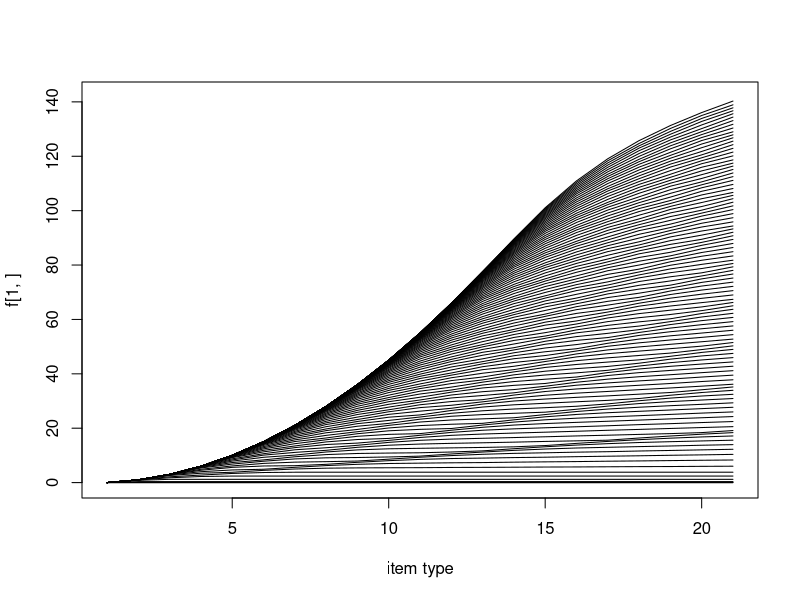
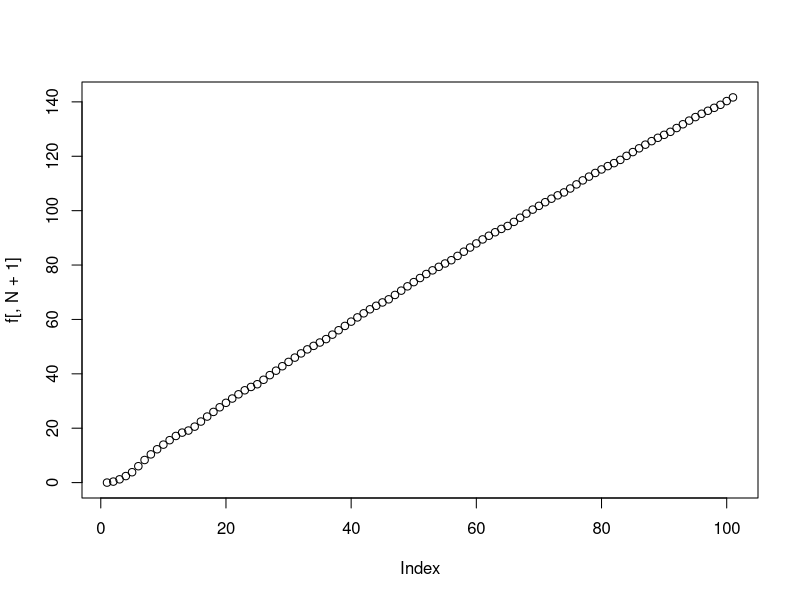
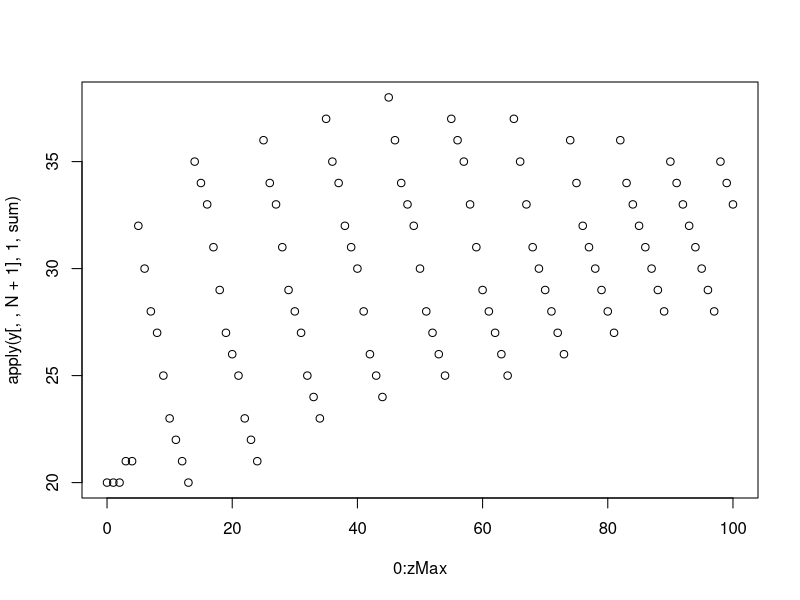

R code for these plots, in order:
# this is a code that resembles the flow chart in Figure 22
# and corresponding problem of allocation of production resources across N production units
# production in each of unit is characterized by the market specifics,
# determined by the competition value a and potential market size, v

# this is a version extended by the application of lagrange multiplier as in formula 23.1 page 58

g <- function(x, v_i, a_i, yMax, lambda) {
  auxiliaryY <- matrix(0, yMax + 1, 1)
  
  for (y in 0:yMax) {
    auxiliaryY[y + 1, 1] <-
      (v_i * (1   -   (1 - exp(-a_i /  (
        x + y
      ))) ^ x)) - lambda * y
  }
  
  output <- list()
  # we treat the returns as a function of x, so optimization w.r.t. y takes place for any x
  output[[1]] <- max(auxiliaryY)
  output[[2]] <- which(auxiliaryY == max(auxiliaryY))
  
  return(output)
}

# number of production units to allocate across
N <- 20
# competition values
a <- 1:N
# potential markets
v <- 1:N

# maximum z - which is in fact the value of the constraint, x,
# and thus a max of the domain for the function to be evaluated
zMax <- 100

# maximum y, the max budget for advertising campaign
yMax <- 100

# lambda for Lagrange
lambda <- 1

# we need to store the value function f
f <-
  matrix(0, zMax + 1, N + 1) # + 1 corresponds to the 0 as the initial index for i
x <-
  array(0, dim = c(zMax + 1, N + 1, N + 1)) #each iteration the previous values of optimal values also change,
# so we need to introduce an additional dimension to keep the state of 1 : (N + 1) variables at the state i in (1, N + 1)
y <- array(0, dim = c(zMax + 1, N + 1, N + 1))

for (i in 1:N) {
  z <- 0
  print(i)
  
  while (z <= zMax) {
    auxiliary <- matrix(0, z + 1, 1)
    
    xPotential <- matrix(0, z + 1, i + 1)
    yPotential <- matrix(0, z + 1, i + 1)
    
    for (xi in 0:z) {
      auxiliary[xi + 1, 1] <-
        g(xi, v[i], a[i], yMax, lambda)[[1]] + f[z - xi + 1, i]
      
      xPotential[xi + 1, i + 1] <- xi
      xPotential[xi + 1, 1:i] <- x[z - xi + 1, 1:i, i]
      
      # we need to store y as well
      yPotential[xi + 1, i + 1] <-
        g(xi, v[i], a[i], 20, 0.5)[[2]]
      yPotential[xi + 1, 1:i] <- y[z - xi + 1, 1:i, i]
    }
    x[z + 1, 1:(i + 1), i + 1] <-
      xPotential[min(which(auxiliary == max(auxiliary, na.rm = TRUE))), 1:(i + 1)]
    y[z + 1, 1:(i + 1), i + 1] <-
      yPotential[min(which(auxiliary == max(auxiliary, na.rm = TRUE))), 1:(i + 1)]
    
    f[z + 1, i + 1] <- max(auxiliary, na.rm = TRUE)
    
    z <- z + 1
  }
}

# plot the f function evolution over item type
plot(f[1, ],
     type = 'l',
     ylim = c(0, max(f)),
     xlab = 'item type')

for (z in 1:zMax) {
  lines(f[z, ])
}

# plot optimal function value vs the number of production units to allocate
plot(f[, N + 1])

# PRINT THE OPTIMAL PROGRAM
# the first column of x is artificially corresponding to f_0, which is just 0 for any cargo constraint z,
# so to print the program we take
print(x[zMax, 2:(N + 1), N + 1])
print(y[zMax, 2:(N + 1), N + 1])

# plot sum of y_i's for a given level of z. This corresponds to the Fgure 26 on page 61 of Applied ...
plot(0:zMax, apply(y[, , N + 1], 1, sum))